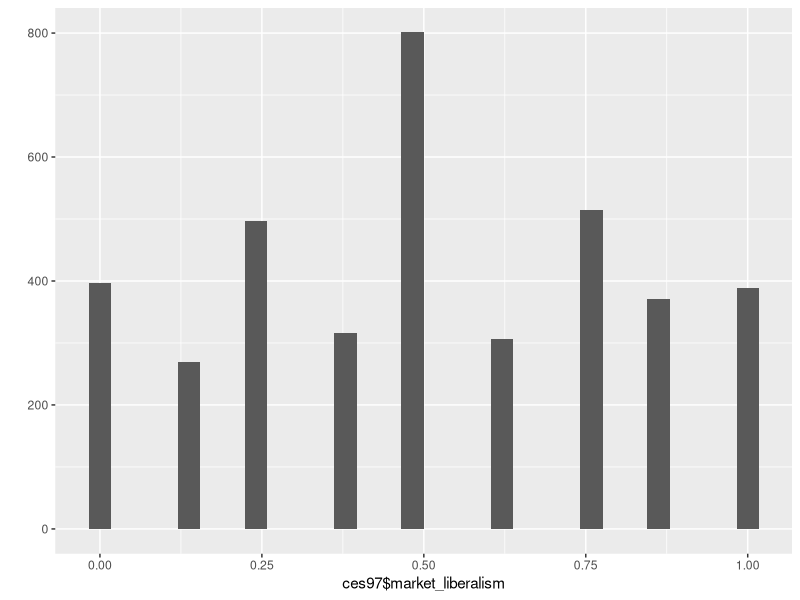
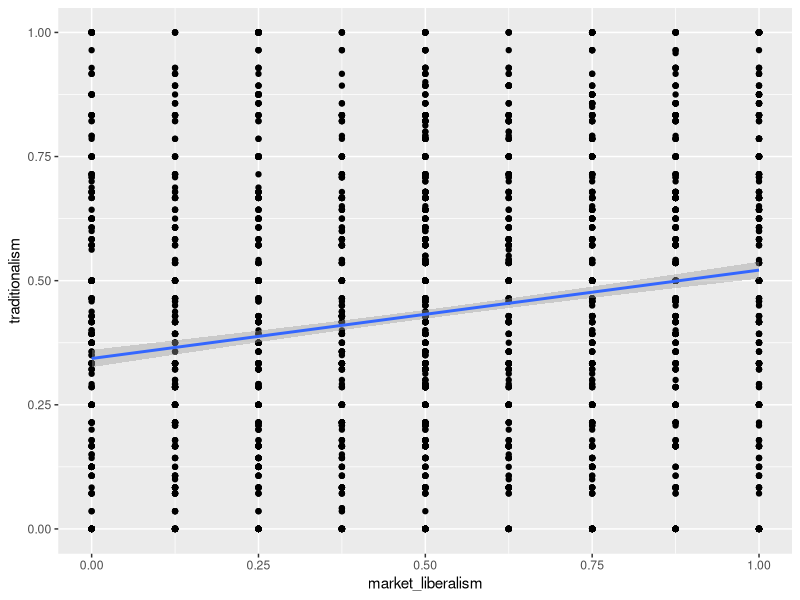
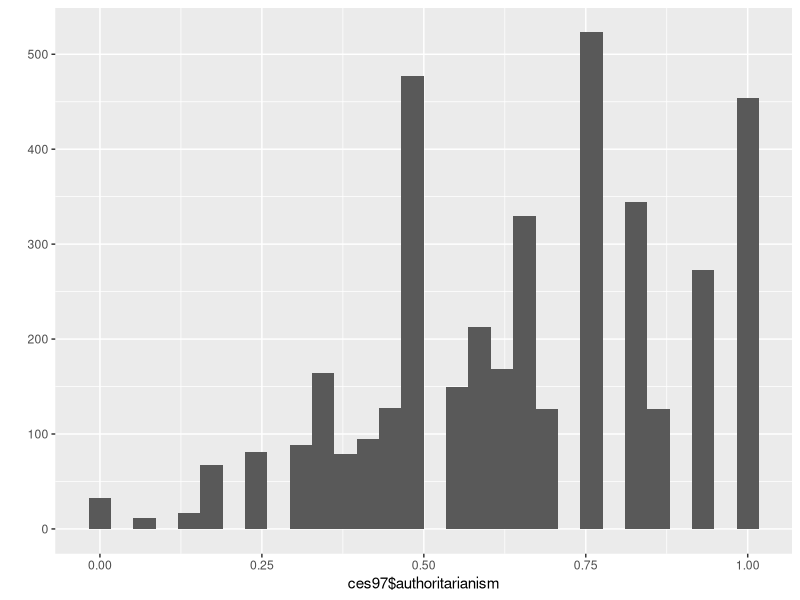

These figures' R source, in order: (Note: this script raises an error after producing the figures.)
#File to Recode CES Data
library(tidyverse)
library(car)
library(labelled)
library(here)
library(haven)
#load data
ces97<-read_sav(file=here("data-raw/CES-E-1997_F1.sav"))

#### #recode Gender (cpsrgen)####

# (ces97, "gender")
ces97$male<-Recode(ces97$cpsrgen, "1=1; 5=0")
val_labels(ces97$male)<-c(Female=0, Male=1)
#checks
val_labels(ces97$male)
# (ces97$male)
#####recode Union Household (cpsm9) ####

# (ces97, "union")
ces97$union<-Recode(ces97$cpsm9, "1=1; 5=0; else=NA")
val_labels(ces97$union)<-c(None=0, Union=1)
#checks
val_labels(ces97$union)
# (ces97$union)
#####Union Combined variable (identical copy of union) ####

ces97$union_both<-ces97$union
#checks
val_labels(ces97$union_both)
# (ces97$union_both)

#### #recode Education (cpsm3)####
# (ces97, "education")
ces97$degree<-Recode(ces97$cpsm3, "9:11=1; 1:8=0; else=NA")
val_labels(ces97$degree)<-c(nodegree=0, degree=1)
#checks
val_labels(ces97$degree)
# (ces97$degree)

####recode Region (province) ####
# (ces97, "province")
ces97$region<-Recode(ces97$province, "10:13=1; 35=2; 46:59=3; 4=NA; else=NA")
val_labels(ces97$region)<-c(Atlantic=1, Ontario=2, West=3)
#checks
val_labels(ces97$region)
# (ces97$region)

####recode Province (province) ####
# look_for(ces97, "province")
ces97$prov<-Recode(ces97$province, "10=1; 11=2; 12=3; 13=4; 24=5; 35=6; 46=7; 47=8; 48=9; 59=10; else=NA")
val_labels(ces97$prov)<-c(NL=1, PE=2, NS=3, NB=4, QC=5, ON=6, MB=7, SK=8, AB=9, BC=10)
#checks
val_labels(ces97$prov)
table(ces97$prov)

#### recode Quebec (province) ####
# (ces97, "province")
ces97$quebec<-Recode(ces97$province, "10:13=0; 35:59=0; 24=1; else=NA")
val_labels(ces97$quebec)<-c(Other=0, Quebec=1)
#checks
val_labels(ces97$quebec)
# (ces97$quebec)

####recode Age (cpsage) ####
# (ces97, "age")
ces97$yob<-Recode(as.numeric(ces97$cpsage), "9999=NA")
ces97$age<-1997-ces97$yob
#check
# (ces97$age)

####recode Religion (cpsm10) ####
# (ces97, "relig")
ces97$religion<-Recode(ces97$cpsm10, "0=0; 2=1; 1=2; 3:5=3; else=NA")
val_labels(ces97$religion)<-c(None=0, Catholic=1, Protestant=2, Other=3)
#checks
val_labels(ces97$religion)
# (ces97$religion)

#### recode Language (cpslang)####

# (ces97, "language")
ces97$language<-Recode(ces97$cpslang, "1=1; 2=0; else=NA")
val_labels(ces97$language)<-c(French=0, English=1)
#checks
val_labels(ces97$language)
# (ces97$language)
#### recode Non-charter Language (cpsm15)####

# (ces97, "language")
ces97$non_charter_language<-Recode(ces97$cpsm15, "1:5=0; 0=1; 10:27=1; else=NA")
val_labels(ces97$non_charter_language)<-c(Charter=0, Non_Charter=1)
#checks
val_labels(ces97$non_charter_language)
# (ces97$non_charter_language)
####recode Employment (cpsm4) ####

# (ces97, "employment")
ces97$employment<-Recode(ces97$cpsm4, "2:7=0; 1=1; 8=1; else=NA")
val_labels(ces97$employment)<-c(Unemployed=0, Employed=1)
#checks
val_labels(ces97$employment)
# (ces97$employment)

####recode Sector (cpsm7 & cpsm4) ####
# (ces97, "firm")
ces97 %>%
  mutate(sector=case_when(
    cpsm7==3 ~1,
    cpsm7==5 ~1,
    cpsm7==7 ~1,
    cpsm7==1 ~0,
    cpsm7==0 ~0,
    cpsm4> 1 & cpsm4< 9 ~ 0,
    cpsm7==9 ~NA_real_ ,
    cpsm7==8 ~NA_real_ ,
  ))->ces97

val_labels(ces97$sector)<-c(Private=0, Public=1)
#checks
val_labels(ces97$sector)
# (ces97$sector)

#### recode Party ID (cpsk1 and cpsk4)####
look_for (ces97, "federal")
ces97 %>%
  mutate(party_id=case_when(
    cpsk1==1 | cpsk4==1 ~ 1,
    cpsk1==2 | cpsk4==2 ~ 2,
    cpsk1==3 | cpsk4==3 ~ 3,
    cpsk1==4 | cpsk4==4 ~ 2,
    cpsk1==5 | cpsk4==5 ~ 4,
    cpsk1==6 | cpsk4==6 ~ 0,
  ))->ces97

val_labels(ces97$party_id)<-c(Other=0, Liberal=1, Conservative=2, NDP=3)
#checks
val_labels(ces97$party_id)
table(ces97$party_id)

####recode Vote (pesa4) ####
# (ces97, "vote")
ces97$vote<-Recode(ces97$pesa4, "1=1; 2=2; 3=3; 5=4; 4=2; 0=0; else=NA")
val_labels(ces97$vote)<-c(Other=0, Liberal=1, Conservative=2, NDP=3, Bloc=4, Green=5)
#checks
val_labels(ces97$vote)
# (ces97$vote)

#recode Vote splitting Conservatives (pesa4)
# (ces97, "vote")
ces97$vote
ces97$vote3<-Recode(ces97$pesa4, "1=1; 2=2; 3=3; 5=4; 4=6; 0=0; else=NA")
val_labels(ces97$vote3)<-c(Other=0, Liberal=1, Conservative=2, NDP=3, Bloc=4, Green=5, Reform=6)
#checks
val_labels(ces97$vote3)
# (ces97$vote3)
# (ces97$pesa4)

#### #recode Occupation (pinporr)####

# (ces97, "occupation")
# (ces97, "pinporr")
ces97$occupation<-Recode(ces97$pinporr, "1:2:=1; 4:5=1; 3=2; 6:7=2; 9=3; 12=3; 14=3; 8=4; 10=4; 13=4; 15:16=5; else=NA")
val_labels(ces97$occupation)<-c(Professional=1, Managers=2, Routine_Nonmanual=3, Skilled=4, Unskilled=5)
#checks
val_labels(ces97$occupation)
# (ces97$occupation)
####recode Occupation3 as 6 class schema with self-employed (cpsm4) ####

# (ces97, "employ")
ces97$occupation3<-ifelse(ces97$cpsm4==8, 6, ces97$occupation)
val_labels(ces97$occupation3)<-c(Professional=1, Managers=2, Routine_Nonmanual=3, Skilled=4, Unskilled=5, Self_employed=6)
#checks
val_labels(ces97$occupation3)
# (ces97$occupation3)
#### recode Income (cpsm16 and cpsm16a)####

# (ces97, "income")
ces97 %>%
  mutate(income=case_when(
    cpsm16a==1 | cpsm16> 0 & cpsm16 < 20 ~ 1,
    cpsm16a==2 | cpsm16> 19 & cpsm16 < 30 ~ 2,
    cpsm16a==3 | cpsm16> 29 & cpsm16 < 50 ~ 3,
    cpsm16a==4 | cpsm16> 29 & cpsm16 < 50 ~ 3,
    cpsm16a==5 | cpsm16> 49 & cpsm16 < 70 ~ 4,
    cpsm16a==6 | cpsm16> 49 & cpsm16 < 70 ~ 4,
    cpsm16a==7 | cpsm16> 69 & cpsm16 < 998 ~ 5,
    cpsm16a==8 | cpsm16> 69 & cpsm16 < 998 ~ 5,
    cpsm16a==9 | cpsm16> 69 & cpsm16 < 998 ~ 5,
    cpsm16a==10 | cpsm16> 69 & cpsm16 < 998 ~ 5,
  ))->ces97

val_labels(ces97$income)<-c(Lowest=1, Lower_Middle=2, Middle=3, Upper_Middle=4, Highest=5)
#checks

#Simon's Version
ces97 %>%
  mutate(income2=case_when(
    #First Quintile
    cpsm16a==1 | cpsm16> 0 & cpsm16 < 18 ~ 1,
    #Second Quintile
    cpsm16a==2 | cpsm16> 17 & cpsm16 < 33 ~ 2,
    cpsm16a==3 | cpsm16> 32 & cpsm16 < 50 ~ 3,
    cpsm16a==4 | cpsm16> 32 & cpsm16 < 50 ~ 3,
    cpsm16a==5 | cpsm16> 49 & cpsm16 < 72 ~ 4,
    cpsm16a==6 | cpsm16> 49 & cpsm16 < 72 ~ 4,
    cpsm16a==7 | cpsm16> 71 & cpsm16 < 998 ~ 5,
    cpsm16a==8 | cpsm16> 71 & cpsm16 < 998 ~ 5,
    cpsm16a==9 | cpsm16> 71 & cpsm16 < 998 ~ 5,
    cpsm16a==10 | cpsm16> 71 & cpsm16 < 998 ~ 5,
  ))->ces97

val_labels(ces97$income2)<-c(Lowest=1, Lower_Middle=2, Middle=3, Upper_Middle=4, Highest=5)

# (ces97, "income")
ces97 %>%
  mutate(income_tertile=case_when(
    #first tertile
    as.numeric(cpsm16a)<3 | as.numeric(cpsm16)> 0 & as.numeric(cpsm16) < 27 ~ 1,
    #Second tertile
    as.numeric(cpsm16a)>2 & as.numeric(cpsm16a)<5 | as.numeric(cpsm16)> 26 & as.numeric(cpsm16) < 56 ~ 2,
    #Third Tertile
    as.numeric(cpsm16a)>4 & as.numeric(cpsm16a)<98 | as.numeric(cpsm16)> 55 & as.numeric(cpsm16) < 998~ 3
  ))->ces97

val_labels(ces97$income_tertile)<-c(Lowest=1, Middle=2, Highest=3)
#checks
val_labels(ces97$income_tertile)
# (ces97$income_tertile)

#####recode Household size (cpshhwgt)####
# (ces97, "house")
ces97$household<-Recode(ces97$cpshhwgt, "0.5056=0.5; 1.0111=1; 1.5167=1.5; 2.0223=2; 2.5278=2.5; 3.0334=3; 3.539=3.5; 4.5501=4.5")
#checks
# (ces97$household)

#### recode income / household size ####
ces97$inc<-Recode(as.numeric(ces97$cpsm16), "998:999=NA")

# (ces97$inc)
ces97$inc2<-ces97$inc/ces97$household
# (ces97$inc2)
ces97$inc3<-Recode(as.numeric(ces97$cpsm16a), "98:99=NA")
# (ces97$inc3)
ces97$inc4<-ces97$inc3/ces97$household
# (ces97$inc4)

ces97 %>%
  mutate(income_house=case_when(
    as.numeric(inc4)<2.7 |(as.numeric(inc2)> 0 & as.numeric(inc2) < 27) ~ 1,
    (as.numeric(inc4)>2.6 &as.numeric(inc4) <5.3 )| as.numeric(inc2)> 26 & as.numeric(inc2) < 53 ~ 2,
    (as.numeric(inc4)>5.2 & as.numeric(inc4)<31) | as.numeric(inc2)> 52 & as.numeric(inc2) <998 ~ 3
  ))->ces97
# (ces97$income_house)
# (ces97$income_tertile)
# (ces97$income_tertile, ces97$income_house)

####recode Religiosity (pesm10b)####
# (ces97, "relig")
ces97$religiosity<-Recode(as.numeric(ces97$pesm10b), "7=1; 5=2; 8=3; 3=4; 1=5; else=NA")
val_labels(ces97$religiosity)<-c(Lowest=1, Lower_Middle=2, Middle=3, Upper_Middle=4, Highest=5)
#checks
#val_labels(ces97$religiosity)
# (ces97$religiosity)

#### recode Redistribution (mbsa4)####
# (ces97, "rich")
#val_labels(ces97$mbsa4)
ces97$redistribution<-Recode(as.numeric(ces97$mbsa4), "; 1=1; 2=0.75; 3=0.25; 4=0; 8=0.5; else=NA", as.numeric=T)
#val_labels(ces97$redistribution)<-c(Much_less=0, Somewhat_less=0.25, Same_amount=0.5, Somewhat_more=0.75, Much_more=1)
#checks
#val_labels(ces97$redistribution)
# (ces97$redistribution)

####recode Pro-Redistribution (mbsa4) ####
ces97$pro_redistribution<-Recode(ces97$mbsa4, "1:2=1; 3:4=0; else=NA", as.numeric=T)
val_labels(ces97$pro_redistribution)<-c(Non_Pro=0, Pro=1)
#checks
#val_labels(ces97$pro_redistribution)
# (ces97$pro_redistribution)
#### recode Market Liberalism (cpsf6 and pese19)####

# (ces97, "private")
# (ces97, "blame")

ces97$market1<-Recode(as.numeric(ces97$cpsf6), "1=1; 3=0.75; 5=0.25; 7=0; 8=0.5; else=NA", as.numeric=T)
ces97$market2<-Recode(as.numeric(ces97$pese19), "1=1; 3=0.75; 5=0.25; 7=0; 8=0.5; else=NA", as.numeric=T)
#checks
# (ces97$market1)
# (ces97$market2)
#
# ces97 %>%
#   rowwise() %>%
#   mutate(market_liberalism=mean(
#     c_across(market1:market2)
#  , na.rm=T )) ->out
#
# out %>%
#   ungroup() %>%
#   select(c('market1', 'market2', 'market_liberalism')) %>%
#   mutate(na=rowSums(is.na(.))) %>%
#   filter(na>0, na<3)
#Scale Averaging
ces97 %>%
  mutate(market_liberalism=rowMeans(select(., num_range("market", 1:2)), na.rm=T))->ces97


ces97 %>%
  select(starts_with("market")) %>%
  summary()
#Check distribution of market_liberalism
qplot(ces97$market_liberalism, geom="histogram")
# (ces97$market_liberalism, useNA="ifany")

#Calculate Cronbach's alpha
library(psych)
ces97 %>%
  select(market1, market2) %>%
  alpha(.)
#Check correlation
ces97 %>%
  select(market1, market2) %>%
  cor(., use="complete.obs")

####recode Immigration (cpsj18) ####

# (ces97, "imm")
ces97$immigration_rates<-Recode(as.numeric(ces97$cpsj18), "1=0; 3=1; 5=0.5; 8=0.5; else=NA", as.numeric=T)
#checks
# (ces97$immigration_rates, useNA = "ifany")

#### recode Environment vs Jobs (mbsa6)####
# (ces97, "env")
# (ces97$mbsa6, useNA="ifany")
ces97$enviro<-Recode(as.numeric(ces97$mbsa6), "1=0; 2=0.25; 3=0.75; 4=1; 8=0.5; else=NA")
#checks
# (ces97$enviro, useNA="ifany")

####recode Capital Punishment (pese13) ####
# (ces97, "punish")
ces97$death_penalty<-Recode(as.numeric(ces97$pese13), "1=0; 3=0.25; 5=0.75; 7=1; 8=0.5; else=NA")
#checks
# (ces97$death_penalty)

#recode Crime (cpsa2g)
# (ces97, "crime")
ces97$crime<-Recode(as.numeric(ces97$cpsa2g), "1=1; 2=0.5; 3=0; 8=0.5; else=NA")
#checks
# (ces97$crime)

#recode Gay Rights (mbsg3)
# (ces97, "homo")
var_label(ces97$mbsg3)
ces97$gay_rights<-Recode(as.numeric(ces97$mbsg3), "1=0; 2=0.25; 3=0.75; 4=1; 8=0.5; else=NA")
#checks
# (ces97$gay_rights)
#### #recode Abortion (pese5a pese5b pese5c)####

# (ces97, "abort")
ces97 %>%
  mutate(abortion=case_when(
    pese5a==3 ~0,
    pese5a==1 ~1,
    pese5a==2 ~0.5,
    pese5a==8 ~0.5,
    pese5b==3 ~1,
    pese5b==2 ~0,
    pese5b==1 ~0.5,
    pese5b==8 ~0.5,
    pese5c==2 ~1,
    pese5c==1 ~0,
    pese5c==3 ~0.5,
    pese5c==8 ~0.5,
  ))->ces97
#checks
# (ces97$abortion)
#### #recode Lifestyle (mbsa7)####

# (ces97, "lifestyle")
ces97$lifestyles<-Recode(as.numeric(ces97$mbsa7), "1=1; 2=0.75; 3=0.25; 4=0; 8=0.5; else=NA")
#checks
# (ces97$lifestyles)
#####recode Stay Home (cpsf3) ####

# (ces97, "home")
ces97$stay_home<-Recode(as.numeric(ces97$cpsf3), "1=1; 3=0.75; 5=0.25; 7=0; 8=0.5; else=NA")
#checks
# (ces97$stay_home)
#####recode Marriage Children (cpsf2) ####

# (ces97, "children")
ces97$marriage_children<-Recode(as.numeric(ces97$cpsf2), "1=1; 3=0.75; 5=0.25; 7=0; 8=0.5; else=NA")
#checks
# (ces97$marriage_children)
#####recode Values (mbsa9) ####

# (ces97, "traditional")
ces97$values<-Recode(as.numeric(ces97$mbsa9), "1=1; 2=0.75; 3=0.25; 4=0; 8=0.5; else=NA")
#checks
# (ces97$values)
#####recode Morals (mbsa8) ####

# (ces97, "moral")
ces97$morals<-Recode(as.numeric(ces97$mbsa8), "1=0; 2=0.25; 3=0.75; 4=1; 8=0.5; else=NA")
#checks
# (ces97$morals)
#### Moral traditionalism####
#recode Moral Traditionalism (abortion, lifestyles, stay home, values, marriage childen, morals)
ces97$trad3<-ces97$abortion
ces97$trad7<-ces97$lifestyles
ces97$trad1<-ces97$stay_home
ces97$trad4<-ces97$values
ces97$trad5<-ces97$marriage_children
ces97$trad6<-ces97$morals
ces97$trad2<-ces97$gay_rights

#This code removes value labels from trad1 to trad6
#Start with data frame
ces97 %>%
  #mutate because changing variables
  #across because we are doing something across a series of columns
  # What columns are we working on? The ones with the names generated in
  #num_range('trad', 1:7)
  mutate(across(.cols=num_range('trad', 1:7),
                #The thing we are doing is removing value labels
                remove_val_labels))->ces97
#remove_val_labels
# (ces97$trad1)
# (ces97$trad2)
# (ces97$trad3)
# (ces97$trad4)
# (ces97$trad5)
# (ces97$trad6)
# (ces97$trad7)

#Scale Averaging
ces97 %>%
  mutate(traditionalism=rowMeans(select(., num_range("trad", 1:7)), na.rm=T))->ces97


ces97 %>%
  select(starts_with("trad")) %>%
  head()
#Check distribution of traditionalism
# qplot(ces97$traditionalism, geom="histogram")
# qplot(ces97$market_liberalism, geom="histogram")

# (ces97$traditionalism, useNA="ifany")

#Calculate Cronbach's alpha
ces97 %>%
  select(trad1, trad2, trad3, trad4, trad5, trad6, trad7) %>%
  psych::alpha(.)
#Check correlation
ces97 %>%
  select(trad1, trad2, trad3, trad4, trad5, trad6, trad7) %>%
  cor(., use="complete.obs")


#recode Moral Traditionalism 2 (stay home & gay rights) (Left-Right)

#Scale Averaging
ces97 %>%
  mutate(traditionalism2=rowMeans(select(., c('trad1', 'trad2')), na.rm=T))->ces97

ces97 %>%
  select(starts_with("trad")) %>%
  summary()
#Check distribution of traditionalism
#qplot(ces97$traditionalism2, geom="histogram")
# (ces97$traditionalism2, useNA="ifany")

#Calculate Cronbach's alpha
ces97 %>%
  select(trad1, trad2) %>%
  psych::alpha(.)

#Check correlation
ces97 %>%
  select(trad1, trad2) %>%
  cor(., use="complete.obs")

#just check the market and traditionalism scales for NAs
ces97 %>%
  select(market_liberalism, traditionalism) %>%
  str()

ggplot(ces97, aes(x=market_liberalism, y=traditionalism))+geom_point()+geom_smooth(method="lm")

#recode 2nd Dimension (stay home, immigration, gay rights, crime)
ces97$author1<-ces97$stay_home
ces97$author2<-ces97$immigration_rates
ces97$author3<-ces97$gay_rights
ces97$author4<-ces97$crime
# (ces97$author1)
# (ces97$author2)
# (ces97$author3)
# (ces97$author4)

#Remove value labels
ces97 %>%
  mutate(across(num_range('author', 1:4), remove_val_labels))->ces97
ces97 %>%
  mutate(authoritarianism=rowMeans(select(., num_range("author", 1:4)), na.rm=T))->ces97


#Check distribution of traditionalism
qplot(ces97$authoritarianism, geom="histogram")
# (ces97$authoritarianism, useNA="ifany")

#Calculate Cronbach's alpha
ces97 %>%
  select(author1, author2, author3, author4) %>%
  psych::alpha(.)

#Check correlation
ces97 %>%
  select(author1, author2, author3, author4) %>%
  cor(., use="complete.obs")

#recode Quebec Accommodation (cpse3a) (Left=more accom)
# (ces97, "quebec")
ces97$quebec_accom<-Recode(as.numeric(ces97$cpse3a), "2=1; 1=0; 3=0.5; 8=0.5; else=NA")
#checks
# (ces97$quebec_accom)


#recode Liberal leader (cpsd1b)
# (ces97, "Chretien")
ces97$liberal_leader<-Recode(as.numeric(ces97$cpsd1b), "0=1; 997:999=NA")
#checks
# (ces97$liberal_leader)

#recode conservative leader (cpsd1a)
# (ces97, "Charest")
ces97$conservative_leader<-Recode(as.numeric(ces97$cpsd1a), "0=1; 997:999=NA")
#checks
# (ces97$conservative_leader)

#recode NDP leader (cpsd1c)
# (ces97, "McDonough")
ces97$ndp_leader<-Recode(as.numeric(ces97$cpsd1c), "0=1; 997:999=NA")
#checks
# (ces97$ndp_leader)

#recode Bloc leader (cpsd1e)
# (ces97, "Duceppe")
ces97$bloc_leader<-Recode(as.numeric(ces97$cpsd1e), "0=1; 997:999=NA")
#checks
# (ces97$bloc_leader)

#recode liberal rating (cpsd1h)
# (ces97, "liberal")
ces97$liberal_rating<-Recode(as.numeric(ces97$cpsd1h), "0=1; 997:999=NA")
#checks
# (ces97$liberal_rating)

#recode conservative rating (cpsd1g)
# (ces97, "conservative")
ces97$conservative_rating<-Recode(as.numeric(ces97$cpsd1g), "0=1; 997:999=NA")
#checks
# (ces97$conservative_rating)

#recode NDP rating (cpsd1i)
# (ces97, "new democratic")
ces97$ndp_rating<-Recode(as.numeric(ces97$cpsd1i), "0=1; 997:999=NA")
#checks
# (ces97$ndp_rating)

#recode Bloc rating (cpsd1k)
# (ces97, "bloc")
ces97$bloc_rating<-Recode(as.numeric(ces97$cpsd1k), "0=1; 997:999=NA")
#checks
# (ces97$bloc_rating)

#recode Education (pese6f)
# (ces97, "edu")
ces97$education<-Recode(as.numeric(ces97$pese6f), "1=0; 3=0.5; 5=1; 8=0.5; else=NA")
#checks
# (ces97$education, ces97$pese6f , useNA = "ifany" )

#recode Personal Retrospective (cpsc1)
# (ces97, "financ")
ces97$personal_retrospective<-Recode(as.numeric(ces97$cpsc1), "1=1; 3=0; 5=0.5; 8=0.5; else=NA", as.numeric=T)
#val_labels(ces97$personal_retrospective)<-c(Worse=0, Same=0.5, Better=1)
#checks
#val_labels(ces97$personal_retrospective)
# (ces97$personal_retrospective, ces97$cpsc1 , useNA = "ifany" )

#recode National Retrospective (cpsg1)
# (ces97, "economy")
ces97$national_retrospective<-Recode(as.numeric(ces97$cpsg1), "1=1; 3=0; 5=0.5; 8=0.5; else=NA", as.numeric=T)
#val_labels(ces97$national_retrospective)<-c(Worse=0, Same=0.5, Better=1)
#checks
#val_labels(ces97$national_retrospective)
# (ces97$national_retrospective, ces97$cpsg1 , useNA = "ifany" )

#recode Ideology (mbsi16a)
# (ces97, "the left")
ces97$ideology<-Recode(as.numeric(ces97$mbsi16a) , "0=0; 1=0.1; 2=0.2; 3=0.3; 4=0.4; 5=0.5; 6=0.6; 7=0.7; 8=0.8; 9=0.9; 10=1; else=NA")
#val_labels(ces97$ideology)<-c(Left=0, Right=1)
#checks
#val_labels(ces97$ideology)
# (ces97$ideology, ces97$mbsi16a  , useNA = "ifany")

#recode turnout (pesa2a & pesa2b)
# (ces97, "vote")
ces97 %>%
  mutate(turnout=case_when(
    pesa2a==1 ~1,
    pesa2a==5 ~0,
    pesa2a==8 ~0,
    pesa2b==1 ~1,
    pesa2b==5 ~0,
    pesa2b==8 ~0,
  ))->ces97
val_labels(ces97$turnout)<-c(No=0, Yes=1)
#checks
val_labels(ces97$turnout)
# (ces97$turnout)
# (ces97$turnout, ces97$vote)

#### recode political efficacy ####
#recode No Say (cpsb10b)
# (ces97, "not have say")
ces97$efficacy_internal<-Recode(as.numeric(ces97$cpsb10b), "1=0; 3=0.25; 5=0.75; 7=1; 8=0.5; else=NA", as.numeric=T)
#val_labels(ces97$efficacy_internal)<-c(low=0, high=1)
#checks
#val_labels(ces97$efficacy_internal)
# (ces97$efficacy_internal)
# (ces97$efficacy_internal, ces97$cpsb10b , useNA = "ifany" )

#recode MPs lose touch (cpsb10a)
# (ces97, "lose touch")
ces97$efficacy_external<-Recode(as.numeric(ces97$cpsb10a), "1=0; 3=0.25; 5=0.75; 7=1; 8=0.5; else=NA", as.numeric=T)
#val_labels(ces97$efficacy_external)<-c(low=0, high=1)
#checks
#val_labels(ces97$efficacy_external)
# (ces97$efficacy_external)
# (ces97$efficacy_external, ces97$cpsb10a , useNA = "ifany" )

#recode Official Don't Care (cpsb10d)
# (ces97, "cares what")
ces97$efficacy_external2<-Recode(as.numeric(ces97$cpsb10d), "1=0; 3=0.25; 5=0.75; 7=1; 8=0.5; else=NA", as.numeric=T)
#val_labels(ces97$efficacy_external2)<-c(low=0, high=1)
#checks
#val_labels(ces97$efficacy_external2)
# (ces97$efficacy_external2)
# (ces97$efficacy_external2, ces97$cpsb10d , useNA = "ifany" )

ces97 %>%
  mutate(political_efficacy=rowMeans(select(., c("efficacy_external", "efficacy_external2", "efficacy_internal")), na.rm=T))->ces97

ces97 %>%
  select(starts_with("efficacy")) %>%
  summary()
#Check distribution of political_efficacy
#qplot(ces97$political_efficacy, geom="histogram")
# (ces97$political_efficacy, useNA="ifany")

#Calculate Cronbach's alpha
library(psych)
ces97 %>%
  select(efficacy_external, efficacy_external2, efficacy_internal) %>%
  psych::alpha(.)
#Check correlation
ces97 %>%
  select(efficacy_external, efficacy_external2, efficacy_internal) %>%
  cor(., use="complete.obs")


#recode Most Important Question (cpsa1)
# (ces97, "issue")
ces97$mip<-Recode(ces97$cpsa1, "10:16=6; 20:25=7; 26=10; 30=7; 31=18; 32:34=7; 35=0; 36:38=7; 40:41=10; 42:43=3; 44=13; 45=15;
				                        46=12; 47=11; 48=0; 50:55=9; 57=8; 58=15; 59=8; 60:64=15; 65:67=4; 68:69=8; 70:71=14;
				                        72=1; 73=14; 74=15; 75:79=2; 80:88=16; 89:90=0; 91=3; 92=0; 93=11; 94:95=0; 96-16; 97=0; else=NA")
val_labels(ces97$mip)<-c(Other=0, Environment=1, Crime=2, Ethics=3, Education=4, Energy=5, Jobs=6, Economy=7, Health=8, Taxes=9, Deficit_Debt=10,
                         Democracy=11, Foreign_Affairs=12, Immigration=13, Socio_Cultural=14, Social_Programs=15, Brokerage=16, Free_Trade=17, Inflation=18)
 (ces97$mip)

# recode satisfaction with democracy (cpsb9, pesa5b)
# (ces97, "dem")
ces97$satdem<-Recode(as.numeric(ces97$pesa5b), "1=1; 3=0.75; 5=0.25; 7=0; 8=0.5; else=NA", as.numeric=T)
#checks
# (ces97$satdem, ces97$pesa5b, useNA = "ifany" )

ces97$satdem2<-Recode(as.numeric(ces97$cpsb9), "1=1; 3=0.75; 5=0.25; 7=0; 8=0.5; else=NA", as.numeric=T)
#checks
# (ces97$satdem2, ces97$cpsb9, useNA = "ifany" )

#recode Quebec Sovereignty (pese10) (Quebec only & Right=more sovereignty)
# (ces97, "sovereignty")
ces97$quebec_sov<-Recode(as.numeric(ces97$pese10), "1=1; 3=0.75; 5=0.25; 7=0; 8=0.5; else=NA")
#checks
# (ces97$quebec_sov, ces97$pese10, useNA = "ifany" )

# recode provincial alienation (cpsj12)
# (ces97, "treat")
ces97$prov_alienation<-Recode(as.numeric(ces97$cpsj12), "3=1; 1=0; 5=0.5; 8=0.5; else=NA", as.numeric=T)
#checks
# (ces97$prov_alienation, ces97$cpsj12, useNA = "ifany" )

# recode immigration society (mbsg4)
# (ces97, "fit")
ces97$immigration_soc<-Recode(as.numeric(ces97$mbsg4), "1=1; 2=0.75; 3=0.25; 4=0; 8=0.5; else=NA", as.numeric=T)
#checks
# (ces97$immigration_soc, ces97$mbsg4, useNA = "ifany" )

#recode welfare (pese6b)
# (ces97, "welfare")
ces97$welfare<-Recode(as.numeric(ces97$pese6b), "1=1; 3=0.5; 8=0.5; 5=0; else=NA")
#checks
# (ces97$welfare)
# (ces97$welfare, ces97$pese6b)

#recode Postgrad (cpsm3)
# (ces97, "education")
ces97$postgrad<-Recode(as.numeric(ces97$cpsm3), "10:11=1; 1:9=0; else=NA")
#checks
# (ces97$postgrad)

#recode Break Promise (cpsj13)
# (ces97, "promise")
ces97$promise<-Recode(as.numeric(ces97$cpsj13), "1=0; 3=0.5; 5=1; 7=0.5; else=NA", as.numeric=T)
#val_labels(ces97$promise)<-c(low=0, high=1)
#checks
#val_labels(ces97$promise)
# (ces97$promise)
# (ces97$promise, ces97$cpsj13 , useNA = "ifany" )

#recode Trust - not available

# recode political interest (cpsb5)
# (ces97, "interest")
ces97$pol_interest<-Recode(as.numeric(ces97$cpsb5), "0=0; 1=0.1; 2=0.2; 3=0.3; 4=0.4; 5=0.5; 6=0.6; 7=0.7; 8=0.8; 9=0.9; 10=1; else=NA", as.numeric=T)
#checks
# (ces97$pol_interest, ces97$cpsb5, useNA = "ifany" )

#recode foreign born (cpsm11)
# (ces97, "birth")
ces97$foreign<-Recode(ces97$cpsm11, "1=0; 2:97=1; 0=1; else=NA")
val_labels(ces97$foreign)<-c(No=0, Yes=1)
#checks
#val_labels(ces97$foreign)
# (ces97$foreign, ces97$cpsm11, useNA="ifany")

#### recode Women - how much should be done (pese1) ####
look_for(ces97, "women")
table(ces97$pese1)
ces97$women<-Recode(as.numeric(ces97$pese1), "1=0; 2=0.25; 3=0.5; 4=0.75; 5=1; else=NA")
#checks
table(ces97$women,  useNA = "ifany")

#### recode Race - how much should be done (cpsf1) ####
look_for(ces97, "racial")
table(ces97$cpsf1)
ces97$race<-Recode(as.numeric(ces97$cpsf1), "1=0; 2=1; 3=0.5; else=NA")
#checks
table(ces97$race,  useNA = "ifany")

#recode Previous Vote (cpsk6)
# look_for(ces97, "vote")
ces97$previous_vote<-Recode(ces97$cpsk6, "1=1; 2=2; 3=3; 4=2; 5=4; 0=0; else=NA")
val_labels(ces97$previous_vote)<-c(Other=0, Liberal=1, Conservative=2, NDP=3, Bloc=4, Green=5)
#checks
#val_labels(ces97$previous_vote)
#table(ces97$previous_vote)

#recode Previous Vote splitting Conservatives (cpsk6)
 look_for(ces97, "vote")
ces97$previous_vote3<-car::Recode(as.numeric(ces97$cpsk6), "1=1; 2=2; 3=3; 4=6; 5=4; 0=0; else=NA")
val_labels(ces97$previous_vote3)<-c(Other=0, Liberal=1, Conservative=2, NDP=3, Bloc=4, Green=5, Reform=6)
#checks
val_labels(ces97$previous_vote3)
table(ces97$previous_vote3)

#Add mode
ces97$mode<-rep("Phone", nrow(ces97))
#Add Election
# Note: Care should be taken in the master file to consider whether or not the user
# Wants to include Rs from the 1992 referendum or not.
#
ces97$election<-rep(1997, nrow(ces97))
glimpse(ces97)

# Save the file
save(ces97, file=here("data/ces97.rda"))
